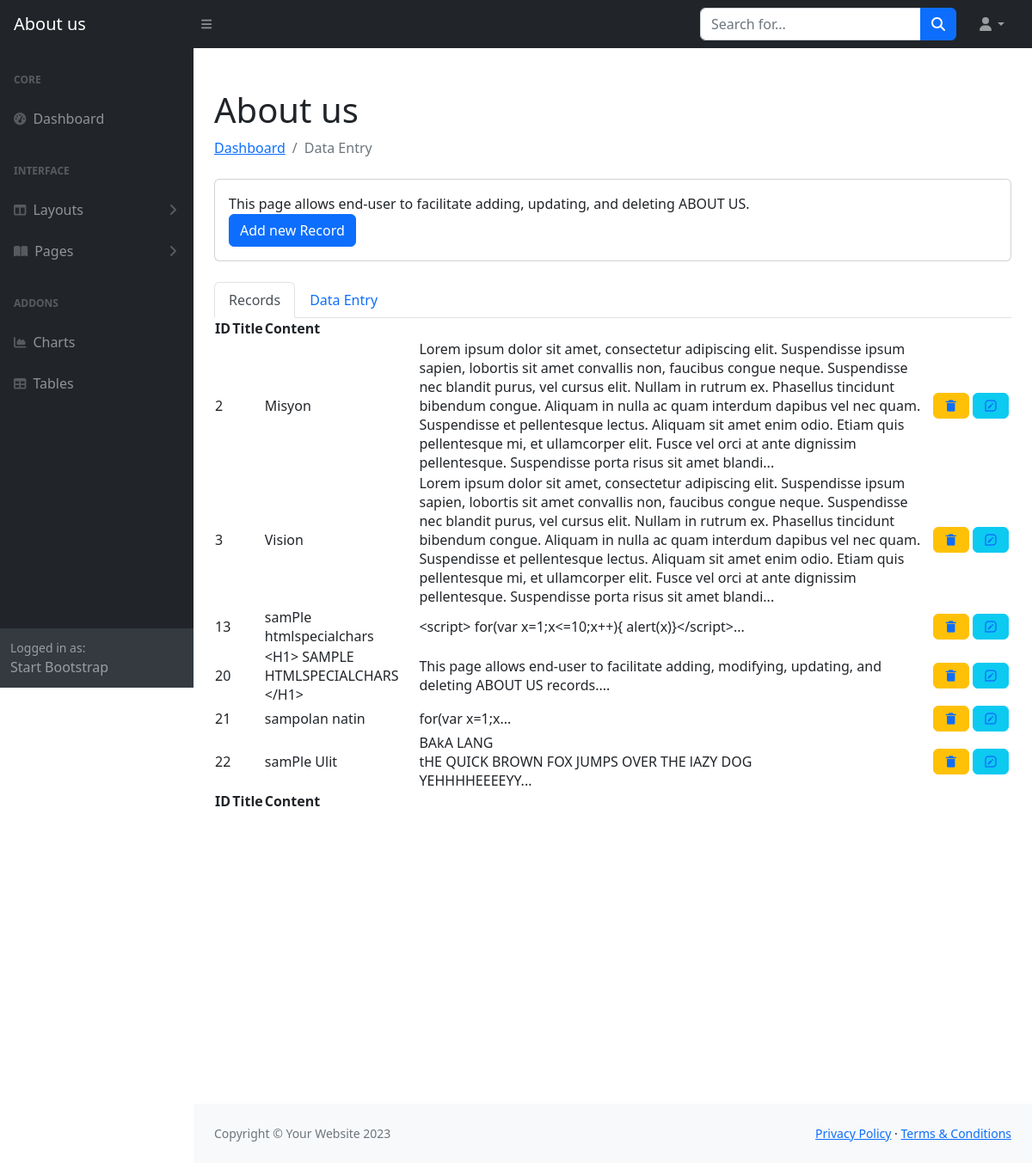
/torres3-1/aboutus.php, run on the app's committed database.
### tables this page shows
CREATE TABLE `aboutus` (
  `aboutid` int(10) unsigned NOT NULL AUTO_INCREMENT,
  `atitle` varchar(128) NOT NULL,
  `acontent` text DEFAULT NULL,
  PRIMARY KEY (`aboutid`)
);

### torres3-1/aboutus.php (the view, shortened to what this page needs)
<?php
    require_once "includes/dbconnect.php";
?>
<!DOCTYPE html>
<html lang="en">
    <head>
        <link href="https://cdn.jsdelivr.net/npm/simple-datatables@7.1.2/dist/style.min.css" rel="stylesheet" />
        <link href="css/styles.css" rel="stylesheet" />
        <link href='https://unpkg.com/boxicons@2.1.4/css/boxicons.min.css' rel='stylesheet'>
    </head>
    <body class="sb-nav-fixed">
    <?php require_once("includes/header.php") ?>
        <div id="layoutSidenav">
            <?php require_once("includes/sIdenav.php") ?>
            <div id="layoutSidenav_content">
                <main>
                    <div class="container-fluid px-4">
                        <h1 class="mt-4">About us</h1>
                        <ol class="breadcrumb mb-4">
                            <li class="breadcrumb-item"><a href="index.html">Dashboard</a></li>
                            <li class="breadcrumb-item active">Data Entry</li>
                        </ol>
                        <div class="card mb-4">
                            <div class="card-body">
                                This page allows end-user to facilitate adding, updating, and deleting ABOUT US.
                                <div class="d-grid gap-2 d-md-block">
                                    <button class="btn btn-primary"  type="button"></a>Add new Record</button>
                                </div>
                            </div>
                        </div>
                        <nav>
                                <div class="nav nav-tabs" id="nav-tab" role="tablist">
                                    <button class="nav-link active" id="nav-home-tab" data-bs-toggle="tab" data-bs-target="#nav-home" type="button" role="tab" aria-controls="nav-home" aria-selected="true">Records</button>
                                    <button class="nav-link" id="nav-profile-tab" data-bs-toggle="tab" data-bs-target="#nav-profile" type="button" role="tab" aria-controls="nav-profile" aria-selected="false">Data Entry</button>
                                </div>
                            </nav>
                            <div class="tab-content" id="nav-tabContent">
                                <div class="tab-pane fade show active" id="nav-home" role="tabpanel" aria-labelledby="nav-home-tab">
                                    <div class="card-body">
                                        <table id="datatablesSimple">
                                            <thead>
                                                <tr>
                                                    <th>ID</th>
                                                    <th>Title</th>
                                                    <th>Content</th>
                                                </tr>
                                            </thead>
                                            <tfoot>
                                                <tr>
                                                    <th>ID</th>
                                                    <th>Title</th>
                                                    <th>Content</th>
                                                </tr>
                                            </tfoot>
                                            <tbody>
                                            <?php
                                                $sqlAbout="SELECT aboutid,atitle,acontent,md5(aboutid) FROM aboutus";
                                                $stmtAbout=$con->prepare($sqlAbout);
                                                $stmtAbout->execute();
                                                $strTable="";
                                                while($row=$stmtAbout->fetch()){
                                                    $strTable.="<tr>";
                                                    $strTable.="<td>{$row[0]}<td>";
                                                    $strTable.="<td>{$row[1]}<td>";
                                                    $content=substr(nl2br($row[2]),0,500);
                                                    $strTable.="<td>{$content}...<td>";
                                                    $strDelButton="<button class='btn btn-warning' title='Delete Record'>
                                                    <a href='saveabout.php?delid={$row[3]}'>
                                                    <i class= 'bx bxs-trash-alt'></i>
                                                    </a>
                                                    </button>";
                                                    $strEditButton= "<button class='btn btn-info' title=' Edit Record'>
                                                    <a href='aboutus.php?editid={$row[3]}'>
                                                    <i class='bx bx-message-square-edit'></i>
                                                    </a>
                                                    </button>";
                                                    $strTable.="<td><div style='white-space:nowrap'>{$strDelButton} {$strEditButton}</div><td>";
                                                    $strTable.="</td>";
                                                }
                                                echo $strTable;
                                                ?>
                                    </tbody>
                                </table>
                            </div>
                        </div>
                    </div>
                </main>
                <?php require_once "includes/footer.php" ?>
            </div>
        </div>
    </body>
</html>

### data on the page
aboutus: aboutid "2", atitle "Misyon", acontent "Lorem ipsum dolor sit amet, consectetur adipiscing elit. Suspendisse ipsum sapien, lobortis sit amet convallis non, faucibus congue neque. Suspendisse nec blandit purus, vel cursus elit. Nullam in rutrum ex. Phasellus tincidunt bibendum congue. Aliquam in nulla ac quam interdum dapibus vel nec quam. Suspendisse et pellentesque lectus. Aliquam sit amet enim odio. Etiam quis pellentesque mi, et ullamcorper elit. Fusce vel orci at ante dignissim pellentesque. Suspendisse porta risus sit amet blandi"
aboutus: aboutid "3", atitle "Vision", acontent "Lorem ipsum dolor sit amet, consectetur adipiscing elit. Suspendisse ipsum sapien, lobortis sit amet convallis non, faucibus congue neque. Suspendisse nec blandit purus, vel cursus elit. Nullam in rutrum ex. Phasellus tincidunt bibendum congue. Aliquam in nulla ac quam interdum dapibus vel nec quam. Suspendisse et pellentesque lectus. Aliquam sit amet enim odio. Etiam quis pellentesque mi, et ullamcorper elit. Fusce vel orci at ante dignissim pellentesque. Suspendisse porta risus sit amet blandi"
aboutus: aboutid "13", atitle "samPle htmlspecialchars", acontent "<script> for(var x=1;x<=10;x++){ alert(x)}</script>"
aboutus: aboutid "20", atitle "<H1> SAMPLE HTMLSPECIALCHARS </H1>", acontent "This page allows end-user to facilitate adding, modifying, updating, and deleting ABOUT US records."
aboutus: aboutid "21", atitle "sampolan natin", acontent "for(var x=1;x"
aboutus: aboutid "22", atitle "samPle Ulit", acontent "BAkA LANG tHE QUICK BROWN FOX JUMPS OVER THE lAZY DOG YEHHHHEEEEYY"
